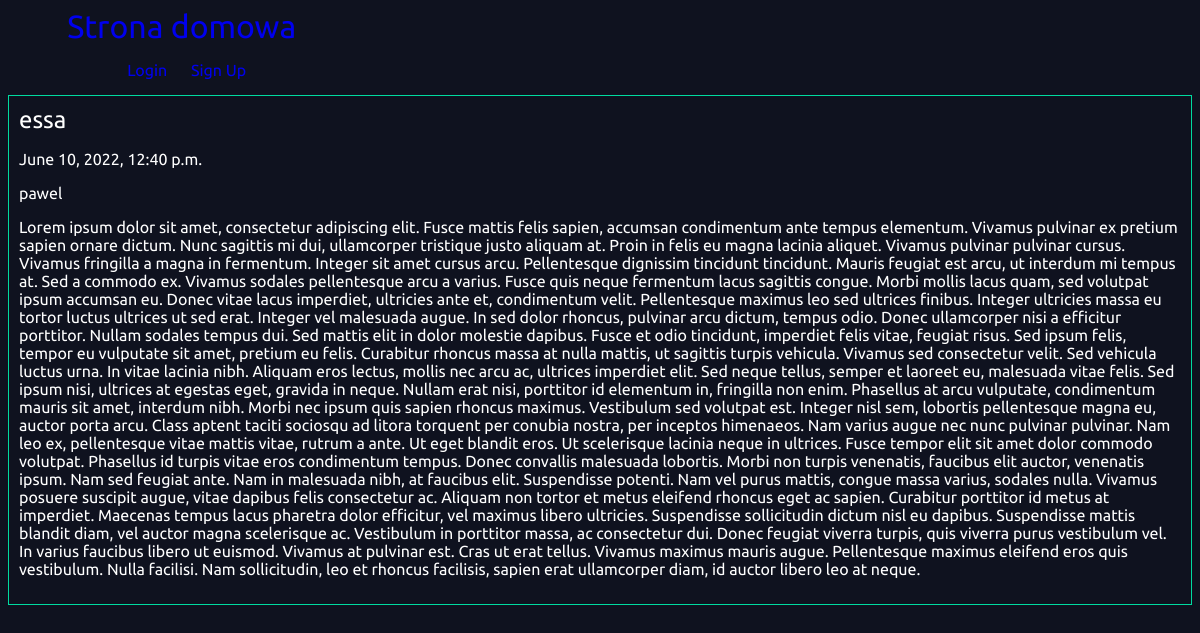
The page /articles/essa/ on the database its author committed.
### articles/models.py (models this page shows, shortened)
class Article(models.Model):
    title = models.CharField(max_length=100)
    slug = models.SlugField()
    body = models.TextField()
    date = models.DateTimeField(auto_now_add=True)
    author = models.ForeignKey(User, default=None, blank=True, null=True, on_delete=models.CASCADE)

### articles/views.py (the view)
# urls.py: path('<slug:slug>/', views.article_details, name="detail"),
def article_details(request, slug):
    article = Article.objects.get(slug=slug)
    return render(request, 'articles/article_detail.html', {'article': article})

### articles/templates/articles/article_detail.html
{% extends 'base_layout.html' %}
{% block content %}
    <div class = "article-detail">
        <div class = "article">
            <h2>{{ article.title}}</h2>
            <p> {{ article.date}}</p>
            <p> {{ article.author}}</p>
            <p> {{ article.body}}</p>
        </div>
    </div>
{% endblock %}

### assets/styles.css (style rules this page uses)
body { background-color: #0f121f; color: white; font-family: 'Ubuntu'; }
body * { font-family: 'Ubuntu'; }
h1,h2,h3,h4,h5 { font-weight: normal; margin: 0; color: white; }
.article { padding: 10px; border: 1px solid #00dba0; }

### rows shown on the page
Article: title "essa", date "June 10, 2022, 12:40 p.m.", author "pawel", body "Lorem ipsum dolor sit amet, consectetur adipiscing elit. Fusce mattis felis sapien, accumsan condimentum ante tempus elementum. Vivamus pulvinar ex pretium sapien ornare dictum. Nunc sagittis mi dui, ullamcorper tristique justo aliquam at. Proin in felis eu magna lacinia aliquet. Vivamus pulvinar pulvinar cursus. Vivamus fringilla a magna in fermentum. Integer sit amet cursus arcu. Pellentesque dignissim tincidunt tincidunt. Mauris feugiat est arcu, ut interdum mi tempus at. Sed a commodo ex. Vivamus sodales pellentesque arcu a varius. Fusce quis neque fermentum lacus sagittis congue. Morbi mollis lacus quam, sed volutpat ipsum accumsan eu. Donec vitae lacus imperdiet, ultricies ante et,…"
